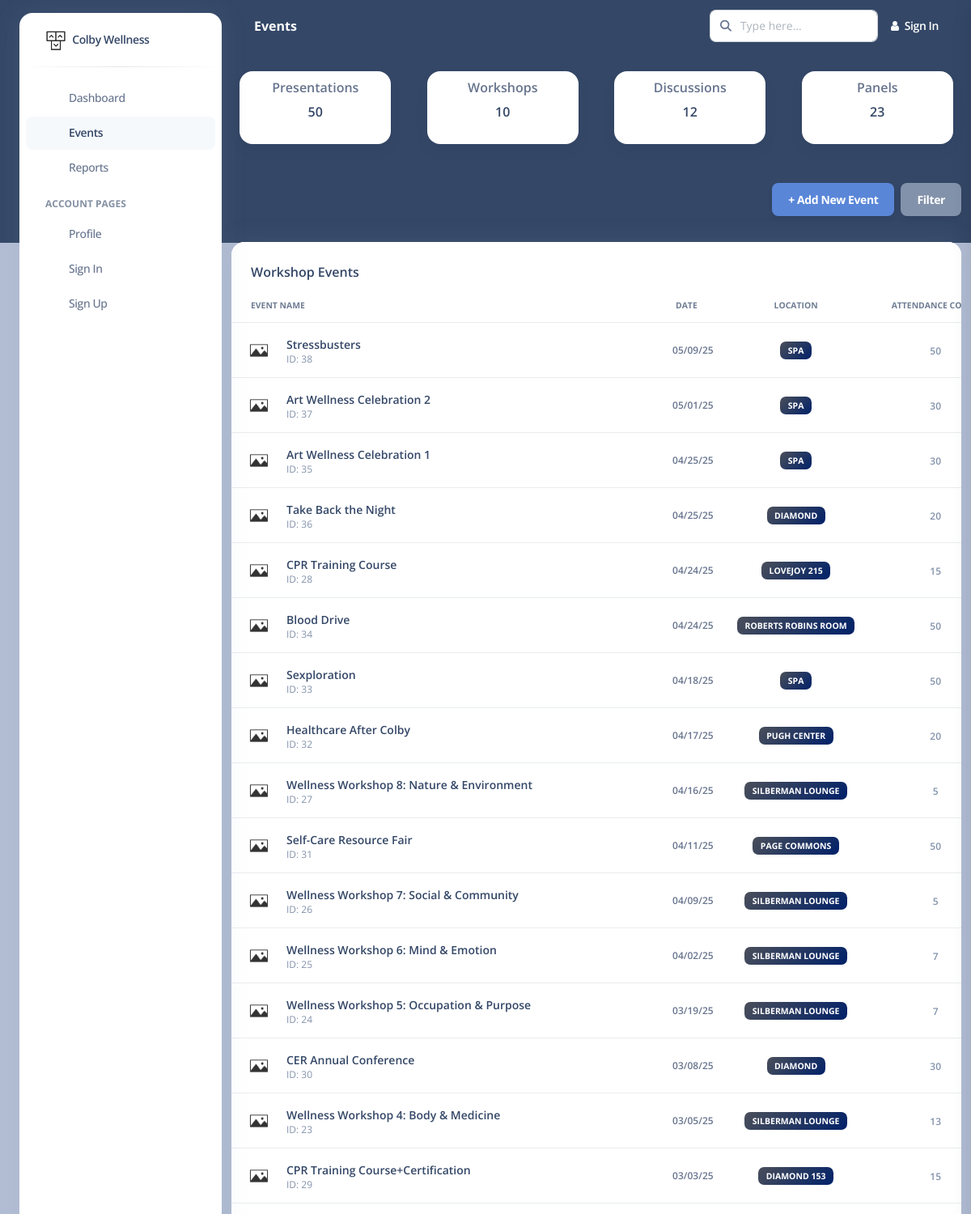
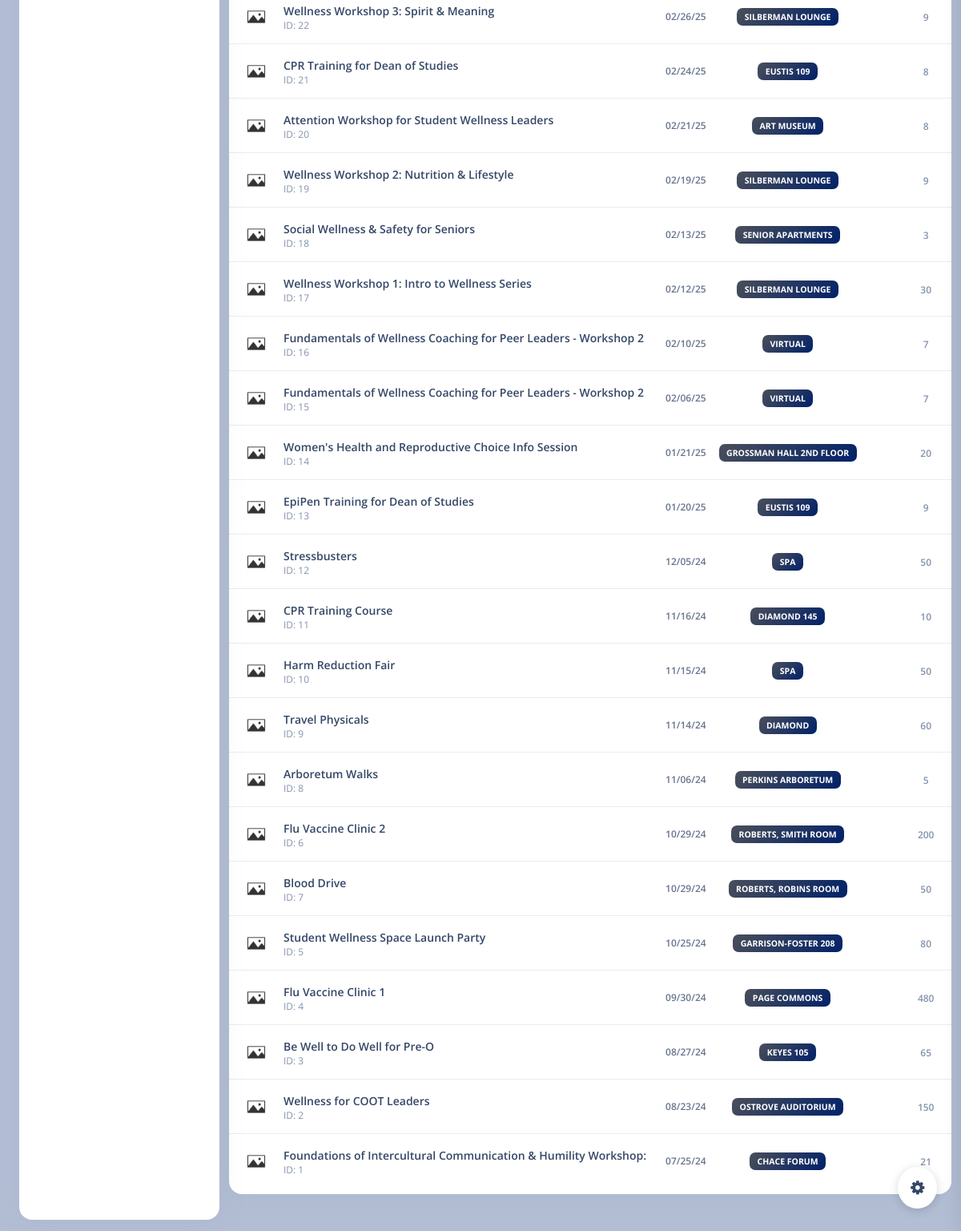
The page /api/v1/events on the database its author committed (2 pictures, top to bottom).
### models.py (models this page shows)
class Events(db.Model):
    __tablename__ = "events"
    id = db.Column(db.Integer, primary_key=True)
    title = db.Column(db.String(200), nullable=False)
    start_time = db.Column(db.Time, nullable=True)
    end_time = db.Column(db.Time, nullable=True)
    date = db.Column(db.Date, nullable=False)
    attendance = db.Column(db.Integer, nullable=True)
    location = db.Column(db.String(80), nullable=True)
    description = db.Column(db.Text, nullable=True)
    advert_id = db.Column(db.Integer, db.ForeignKey('advertisement.id'), nullable=True)
    partner_id = db.Column(db.Integer, db.ForeignKey('partners.id'), nullable=True)
    lead_organizer = db.Column(db.Integer, db.ForeignKey('organizers.id'), nullable=True)
    type_id = db.Column(db.Integer, db.ForeignKey('event_type.id'), nullable=True)
    partners = db.relationship(
    'Partners',
    secondary='event_partners',
    back_populates='events',
    lazy='dynamic'
)
    organizer_obj = db.relationship('Organizer', foreign_keys=[lead_organizer])

### views.py (the view)
@main_blueprint.route('/api/v1/events')
def events_page():
    curEventList = getEventsList()
    return render_template('event.html', events=curEventList)

### views.py (called while the page is built)
def getEventsList():
    events = db.session.query(Events).order_by(Events.date.desc()).all()
    event_list = []
    for e in events:
        organizer = db.session.query(Organizer).filter_by(id=e.lead_organizer).first()
        organizer_name = organizer.name if organizer else "N/A"
        partner_names = [p.name for p in e.partners] if e.partners else []
        event_list.append({
            "id": e.id,
            "title": e.title,
            "date": e.date,
            "location": e.location,
            "attendance": e.attendance,
            "lead_organizer": organizer_name,
            "partners": ", ".join(partner_names)  # join multiple partners into a string
        })
    return event_list

### templates/event.html (shortened to what this page needs)
<!DOCTYPE html>
<html lang="en">
<head>
  <link href="https://demos.creative-tim.com/argon-dashboard-pro/assets/css/nucleo-icons.css" rel="stylesheet" />
  <link href="https://demos.creative-tim.com/argon-dashboard-pro/assets/css/nucleo-svg.css" rel="stylesheet" />
  <link rel="stylesheet" href="https://cdnjs.cloudflare.com/ajax/libs/font-awesome/4.7.0/css/font-awesome.min.css">
  <link id="pagestyle" href="{{ url_for('static', filename='css/argon-dashboard.css') }}" rel="stylesheet" />
  <link href="{{ url_for('static', filename='css/customEvent.css') }}" rel="stylesheet" />
</head>
<body class="g-sidenav-show bg-gray-100">
  <aside class="sidenav bg-white navbar navbar-vertical navbar-expand-xs border-0 border-radius-xl my-3 fixed-start ms-4 " id="sidenav-main">
    <div class="sidenav-header">
      <a class="navbar-brand m-0" href=" https://demos.creative-tim.com/argon-dashboard/pages/dashboard.html " target="_blank">
        <img src="{{ url_for('static', filename='images/logo-ct-dark.png') }}" width="26px" height="26px" class="navbar-brand-img h-100" alt="main_logo">
        <span class="ms-1 font-weight-bold">Colby Wellness</span>
      </a>
    </div>
    <hr class="horizontal dark mt-0">
    <div class="collapse navbar-collapse  w-auto" id="sidenav-collapse-main">
      <ul class="navbar-nav">
        <li class="nav-item">
          <a class="nav-link" href="{{ url_for('homepage.dashboard') }}">
            <div class="icon icon-shape icon-sm border-radius-md text-center me-2 d-flex align-items-center justify-content-center">
            </div>
            <span class="nav-link-text ms-1">Dashboard</span>
          </a>
        </li>
        <li class="nav-item">
          <a class="nav-link active" href="{{ url_for('homepage.events_page') }}">
            <div class="icon icon-shape icon-sm border-radius-md text-center me-2 d-flex align-items-center justify-content-center">
            </div>
            <span class="nav-link-text ms-1">Events</span>
          </a>
        </li>
        <li class="nav-item">
          <a class="nav-link" href="{{ url_for('homepage.report_page') }}">
            <div class="icon icon-shape icon-sm border-radius-md text-center me-2 d-flex align-items-center justify-content-center">
            </div>
            <span class="nav-link-text ms-1">Reports</span>
          </a>
        </li>
        <li class="nav-item mt-3">
          <h6 class="ps-4 ms-2 text-uppercase text-xs font-weight-bolder opacity-6">Account pages</h6>
        </li>
        <li class="nav-item">
          <a class="nav-link " href="{{ url_for('homepage.profile') }}">
            <div class="icon icon-shape icon-sm border-radius-md text-center me-2 d-flex align-items-center justify-content-center">
            </div>
            <span class="nav-link-text ms-1">Profile</span>
          </a>
        </li>
        <li class="nav-item">
          <a class="nav-link " href="{{ url_for('auth.signIn') }}">
            <div class="icon icon-shape icon-sm border-radius-md text-center me-2 d-flex align-items-center justify-content-center">
            </div>
            <span class="nav-link-text ms-1">Sign In</span>
          </a>
        </li>
        <li class="nav-item">
          <a class="nav-link " href="{{ url_for('auth.signUp') }}">
            <div class="icon icon-shape icon-sm border-radius-md text-center me-2 d-flex align-items-center justify-content-center">
            </div>
            <span class="nav-link-text ms-1">Sign Up</span>
          </a>
        </li>
      </ul>
    </div>
  </aside>
  <main class="main-content position-relative border-radius-lg ">
    <nav class="navbar navbar-main navbar-expand-lg px-0 mx-4 shadow-none border-radius-xl" id="navbarBlur" data-scroll="false">
      <div class="container-fluid py-1 px-3">
        <div class="d-flex align-items-center">
            <h6 class="font-weight-bolder text-white mb-0"> Events </h6>
        </div>
        <div class="collapse navbar-collapse mt-sm-0 mt-2 me-md-0 me-sm-4" id="navbar">
          <div class="ms-md-auto pe-md-3 d-flex align-items-center">
            <div class="input-group">
              <span class="input-group-text text-body"><i class="fas fa-search" aria-hidden="true"></i></span>
              <input type="text" class="form-control" placeholder="Type here...">
            </div>
          </div>
          <ul class="navbar-nav  justify-content-end">
            <li class="nav-item d-flex align-items-center">
              <a href="javascript:;" class="nav-link text-white font-weight-bold px-0">
                <i class="fa fa-user me-sm-1"></i>
                <span class="d-sm-inline d-none">Sign In</span>
              </a>
            </li>
          </ul>
        </div>
      </div>
    </nav>
    <div class="container-fluid py-4">
        <div class="row justify-content-center mb-4">
            <div class="col-xl-3 col-md-4 col-sm-6 mb-4">
                <div class="card custom-top-card">
                  <div class="card-body text-center">
                          <p class="text-center mb-1 font-weight-bold">Presentations</p>
                            <div class="text-center">
                                <h6 class="mb-0 font-weight-bold">50</h6>
                            </div>
                  </div>
                </div>
              </div>
              <div class="col-xl-3 col-md-4 col-sm-6 mb-4">
                <div class="card custom-top-card">
                  <div class="card-body text-center">
                          <p class="text-center mb-1 font-weight-bold">Workshops</p>
                            <div class="text-center">
                                <h6 class="mb-0 font-weight-bold">10</h6>
                            </div>
                  </div>
                </div>
              </div>
              <div class="col-xl-3 col-md-4 col-sm-6 mb-4">
                <div class="card custom-top-card">
                  <div class="card-body text-center">
                          <p class="text-center mb-1 font-weight-bold">Discussions</p>
                            <div class="text-center">
                                <h6 class="mb-0 font-weight-bold">12</h6>
                            </div>
                  </div>
                </div>
              </div>
              <div class="col-xl-3 col-md-4 col-sm-6 mb-4">
                <div class="card custom-top-card">
                  <div class="card-body text-center">
                          <p class="text-center mb-1 font-weight-bold">Panels</p>
                            <div class="text-center">
                                <h6 class="mb-0 font-weight-bold">23</h6>
                            </div>
                  </div>
                </div>
              </div>
        </div>
        <div class="d-flex justify-content-end mb-3">
  <button class="btn btn-primary me-2" data-bs-toggle="modal" data-bs-target="#addEventModal">
    + Add New Event
  </button>
  <button class="btn btn-secondary">
    Filter
  </button>
</div>
        <div class="row">
        <div class="col-12">
          <div class="card mb-4">
            <div class="card-header pb-0">
              <h6>Workshop Events</h6>
            </div>
            <div class="card-body px-0 pt-0 pb-2">
              <div class="table-responsive p-0">
                <table class="table align-items-center mb-0">
                  <thead>
                    <tr>
                      <th class="text-uppercase text-dark text-xxs font-weight-bolder opacity-7">Event Name</th>
                      <th class="text-center text-uppercase text-dark text-xxs font-weight-bolder opacity-7 ps-2">Date</th>
                      <th class="text-center text-uppercase text-dark text-xxs font-weight-bolder opacity-7">Location</th>
                      <th class="text-center text-uppercase text-dark text-xxs font-weight-bolder opacity-7">Attendance Count</th>
                    </tr>
                  </thead>
                <tbody>
                  {% for event in events %}
                  <tr id="event-{{ event.id }}" class="event-info"
                      data-event='{{ {
                            "title": event.title,
                            "poster": url_for("static", filename=event.poster_path) if event.poster_path else url_for("static", filename="images/default_poster.jpeg"),
                            "date": event.date.strftime("%B %d, %Y"),
                            "location": event.location,
                            "attendance": event.attendance,
                            "lead_organizer": event.lead_organizer,
                            "partners": event.partners
                        } | tojson }}'>
                    <td>
                      <div class="d-flex px-2 py-1">
                        <div>
                          <img src="{{ url_for('static', filename=event.poster_path) if event.poster_path else url_for('static', filename='images/default_poster.jpeg') }}" class="avatar avatar-sm me-3" alt="event">
                        </div>
                        <div class="d-flex flex-column justify-content-center">
                          <h6 class="mb-0 text-sm">{{ event.title }}</h6>
                          <p class="text-xs text-secondary mb-0">ID: {{ event.id }}</p>
                        </div>
                      </div>
                    </td>
                    <td class="align-middle text-center">
                      <p class="text-xs font-weight-bold mb-0">{{ event.date.strftime('%m/%d/%y') }}</p>
                    </td>
                    <td class="align-middle text-center text-sm">
                      <span class="badge badge-sm bg-gradient-primary">{{ event.location }}</span>
                    </td>
                    <td class="align-middle text-center">
                      <span class="text-secondary text-xs font-weight-bold">{{ event.attendance }}</span>
                    </td>
                  </tr>
                  {% endfor %}
                </tbody>
                </table>
              </div>
            </div>
          </div>
        </div>
      </div>
    </div>
  </main>
  <div class="fixed-plugin">
    <a class="fixed-plugin-button text-dark position-fixed px-3 py-2">
      <i class="fa fa-cog py-2"> </i>
    </a>
  </div>
</body>
</html>

### static/css/customEvent.css (style rules this page uses)
body, .bg-gray-100, body.bg-gray-100 { background-color: #b3bed5 !important; }
.sidenav { overflow-y: visible !important; }
.sidenav .navbar-collapse { height: auto !important; max-height: none !important; }
.sidenav.bg-white { background-color: #ffffff ; border-radius: 1rem; }
.text-dark { color: #003b71 ; }
.bg-gradient-primary { background-image: linear-gradient(135deg, #4a4f5a, #012169); }
.custom-top-card { border-radius: 1rem; box-shadow: 0 8px 20px rgba(0, 0, 0, 0.04); }
.custom-top-card { min-height: 90px; width: 90%; margin-left: auto; margin-right: auto; }
.custom-top-card .card-body { padding-top: 0.4rem; padding-bottom: 0.1rem; }
.btn-primary { background-color: #5a86d8; }

### rows shown on the page
Events: title "Stressbusters", date "05/09/25", location "SPA"
Events: title "Art Wellness Celebration 2", date "05/01/25", location "SPA"
Events: title "Art Wellness Celebration 1", date "04/25/25", location "SPA"
Events: title "Take Back the Night", date "04/25/25", location "DIAMOND"
Events: title "CPR Training Course", date "04/24/25", location "LOVEJOY 215"
Events: title "Blood Drive", date "04/24/25", location "ROBERTS ROBINS ROOM"
Events: title "Sexploration", date "04/18/25", location "SPA"
Events: title "Healthcare After Colby", date "04/17/25", location "PUGH CENTER"
Events: title "Wellness Workshop 8: Nature & Environment", date "04/16/25", location "SILBERMAN LOUNGE"
Events: title "Self-Care Resource Fair", date "04/11/25", location "PAGE COMMONS"
Events: title "Wellness Workshop 7: Social & Community", date "04/09/25", location "SILBERMAN LOUNGE"
Events: title "Wellness Workshop 6: Mind & Emotion", date "04/02/25", location "SILBERMAN LOUNGE"
Events: title "Wellness Workshop 5: Occupation & Purpose", date "03/19/25", location "SILBERMAN LOUNGE"
Events: title "CER Annual Conference", date "03/08/25", location "DIAMOND"
Events: title "Wellness Workshop 4: Body & Medicine", date "03/05/25", location "SILBERMAN LOUNGE"
Events: title "CPR Training Course+Certification", date "03/03/25", location "DIAMOND 153"
Events: title "Wellness Workshop 3: Spirit & Meaning", date "02/26/25", location "SILBERMAN LOUNGE"
Events: title "CPR Training for Dean of Studies", date "02/24/25", location "EUSTIS 109"
Events: title "Attention Workshop for Student Wellness Leaders", date "02/21/25", location "ART MUSEUM"
Events: title "Wellness Workshop 2: Nutrition & Lifestyle", date "02/19/25", location "SILBERMAN LOUNGE"
Events: title "Social Wellness & Safety for Seniors", date "02/13/25", location "SENIOR APARTMENTS"
Events: title "Wellness Workshop 1: Intro to Wellness Series", date "02/12/25", location "SILBERMAN LOUNGE"
Events: title "Fundamentals of Wellness Coaching for Peer Leaders - Workshop 2", date "02/10/25", location "VIRTUAL"
Events: title "Fundamentals of Wellness Coaching for Peer Leaders - Workshop 2", date "02/06/25", location "VIRTUAL"
Events: title "Women's Health and Reproductive Choice Info Session", date "01/21/25", location "GROSSMAN HALL 2ND FLOOR"
Events: title "EpiPen Training for Dean of Studies", date "01/20/25", location "EUSTIS 109"
Events: title "Stressbusters", date "12/05/24", location "SPA"
Events: title "CPR Training Course", date "11/16/24", location "DIAMOND 145"
Events: title "Harm Reduction Fair", date "11/15/24", location "SPA"
Events: title "Travel Physicals", date "11/14/24", location "DIAMOND"
Events: title "Arboretum Walks", date "11/06/24", location "PERKINS ARBORETUM"
Events: title "Flu Vaccine Clinic 2", date "10/29/24", location "ROBERTS, SMITH ROOM"
Events: title "Blood Drive", date "10/29/24", location "ROBERTS, ROBINS ROOM"
Events: title "Student Wellness Space Launch Party", date "10/25/24", location "GARRISON-FOSTER 208"
Events: title "Flu Vaccine Clinic 1", date "09/30/24", location "PAGE COMMONS", attendance "480"
Events: title "Be Well to Do Well for Pre-O", date "08/27/24", location "KEYES 105"
Events: title "Wellness for COOT Leaders", date "08/23/24", location "OSTROVE AUDITORIUM"
Events: title "Foundations of Intercultural Communication & Humility Workshop:", date "07/25/24", location "CHACE FORUM"

### other values the page prints
{{ event.id }} "38" "37" "35" "36" "28" "34" "33" "32" "27" "31" "26" "25" "24" "30" "23" "29" "22" "21" "20" "19" "18" "17" "16" "15" "14" "13" "12" "11" "10" "9" "8" "6" "7" "5" "4" "3" "2" "1"
{{ event.attendance }} "50" "30" "30" "20" "15" "50" "50" "20" "5" "50" "5" "7" "7" "30" "13" "15" "9" "8" "8" "9" "3" "30" "7" "7" "20" "9" "50" "10" "50" "60" "5" "200" "50" "80" "65" "150" "21"
